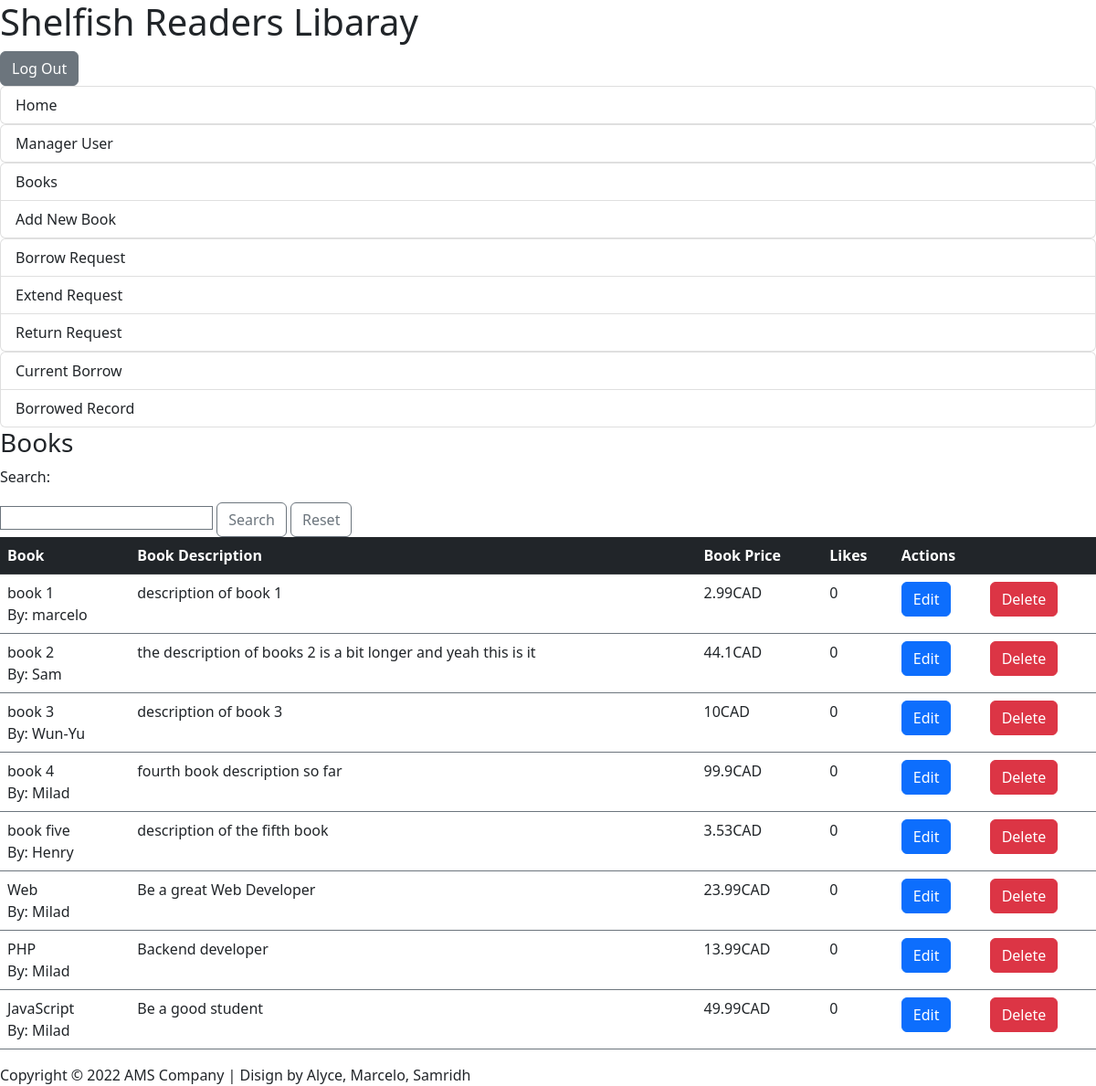
The page /panelAdmin/pages/books (signed in) on the database its author committed.
### tables this page shows
CREATE TABLE `books_tb` (
  `b_id` tinyint(11) NOT NULL,
  `b_title` varchar(50) NOT NULL,
  `b_author` varchar(50) NOT NULL,
  `b_price` float NOT NULL,
  `b_description` varchar(200) NOT NULL,
  `b_keywords` varchar(100) NOT NULL,
  `b_likes` int(10) NOT NULL
);

### panelAdmin/index.php (called while the page is built, shortened)
<?php
    include './websettings/routing.php';
    include './masterpages/header.php';
    include $pageCompo;
    include './masterpages/footer.php';
?>

### panelAdmin/pages/books.php (the view, shortened to what this page needs)
<section class="main_content">
    <article class="books_body">
        <h3>Books</h3>
        <form class='search' method='POST' action='<?php echo parse_url($_SERVER['REQUEST_URI'],PHP_URL_PATH);?>'>
            <p>Search: </p>
            <input type="search" class="border border-secondary search_bar" name="search" required/>
            <input type="submit" class="btn btn-outline-secondary" name="submit" value='Search' />
            <a type="button" class="btn btn-outline-secondary" href="<?php echo parse_url($_SERVER['REQUEST_URI'],PHP_URL_PATH);?>">Reset</a>
        </form>
        <?php
            $dbConection = new mysqli($dbServername,$dbUsername,$dbPass,$dbname);
            if(isset($_POST['submit'])){
                $search = mysqli_real_escape_string($dbConection,$_POST['search']);
                $selectCmd = "SELECT * FROM books_tb WHERE b_id LIKE '%$search%' OR b_title LIKE '%$search%' OR b_author LIKE '%$search%' OR b_keywords LIKE '%$search%'";
                $result=mysqli_query($dbConection,$selectCmd);
                if(mysqli_num_rows($result)>0){
                    echo "<table class='table'><thead><tr class='table-dark'><th>Book</th><th>Book Description</th><th>Book Price</th><th>Likes</th><th colspan=2 >Actions</th></tr></thead><tbody>";
                    while($row=mysqli_fetch_assoc($result)){
                        echo "<tr class='border-secondary'><td>".$row['b_title']."</br>By: ".$row['b_author']."</td>";
                        echo "<td>".$row['b_description']."</td>";
                        echo "<td>".$row['b_price']."CAD</td>";
                        echo "<td>".$row['b_likes']."</td>";
                        echo "<td><a class='btn btn-primary' href='".parse_url($_SERVER['REQUEST_URI'],PHP_URL_PATH)."?id=".$row['b_id']."&action=edit'>Edit</a></td>";
                        echo "<td><a class='btn btn-danger' href='".parse_url($_SERVER['REQUEST_URI'],PHP_URL_PATH)."?id=".$row['b_id']."&action=del'>Delete</a></td></tr>";
                    }
                echo "</tbody></table>";
                }else{
                echo "No book found";
                }
            }
            else{
                $selectCmd = "SELECT * FROM books_tb";
                $result=mysqli_query($dbConection,$selectCmd);
                if(mysqli_num_rows($result)>0){
                    echo "<table class='table'><thead><tr class='table-dark'><th>Book</th><th>Book Description</th><th>Book Price</th><th>Likes</th><th colspan=2 >Actions</th></tr></thead><tbody>";
                    while($row=mysqli_fetch_assoc($result)){
                        echo "<tr class='border-secondary'><td>".$row['b_title']."</br>By: ".$row['b_author']."</td>";
                        echo "<td>".$row['b_description']."</td>";
                        echo "<td>".$row['b_price']."CAD</td>";
                        echo "<td>".$row['b_likes']."</td>";
                        echo "<td><a class='btn btn-primary' href='".parse_url($_SERVER['REQUEST_URI'],PHP_URL_PATH)."?id=".$row['b_id']."&action=edit'>Edit</a></td>";
                        echo "<td><a class='btn btn-danger' href='".parse_url($_SERVER['REQUEST_URI'],PHP_URL_PATH)."?id=".$row['b_id']."&action=del'>Delete</a></td></tr>";
                    }
                    echo "</tbody></table>";
                }
            }
        ?>
    </article>
</section>

### panelAdmin/masterPages/header.php (shortened to what this page needs)
<!DOCTYPE html>
<html lang="en">
<head>
    <link rel="stylesheet" href="./css/style.css">
    <link href="https://cdn.jsdelivr.net/npm/bootstrap@5.2.0/dist/css/bootstrap.min.css" rel="stylesheet">
</head>
<body>
    <header>
        <div>
            <h1>Shelfish Readers Libaray</h1>
            <a class="btn btn-secondary" href="../">Log Out</a>
        </div>
    </header>
    <main>
        <section class="navigation">
            <nav class="navi">
                <div class="list-group">
                    <a class="list-group-item list-group-item-action" href="./">Home</a>
                </div>
                <div class="list-group">
                    <a class="list-group-item list-group-item-action" href="./manager">Manager User</a>
                </div>
                <div class="list-group">
                    <a class="list-group-item list-group-item-action" href="./books">Books</a>
                    <a class="list-group-item list-group-item-action" href="./addbook">Add New Book</a>
                </div>
                <div class="list-group">
                    <a class="list-group-item list-group-item-action" href="./reqbrw">Borrow Request</a>
                    <a class="list-group-item list-group-item-action" href="./reqextend">Extend Request</a>
                    <a class="list-group-item list-group-item-action" href="./reqreturn">Return Request</a>
                </div>
                <div class="list-group">
                    <a class="list-group-item list-group-item-action" href="./curbrw">Current Borrow</a>
                    <a class="list-group-item list-group-item-action" href="./brwrec">Borrowed Record</a>
                </div>
            </nav>
        </section>

### panelAdmin/masterPages/footer.php
    </main>
    <footer>
        <span>Copyright &copy; 2022 AMS Company | Disign by Alyce, Marcelo, Samridh</span>
    </footer>
</body>
</html>

### css/style.css (style rules this page uses)
* { padding: 0%; margin: 0%; }

### rows shown on the page
books_tb: b_title "book 1", b_author "marcelo", b_description "description of book 1", b_price "2.99", b_likes "0"
books_tb: b_title "book 2", b_author "Sam", b_description "the description of books 2 is a bit longer and yeah this is it", b_price "44.1", b_likes "0"
books_tb: b_title "book 3", b_author "Wun-Yu", b_description "description of book 3", b_price "10", b_likes "0"
books_tb: b_title "book 4", b_author "Milad", b_description "fourth book description so far", b_price "99.9", b_likes "0"
books_tb: b_title "book five", b_author "Henry", b_description "description of the fifth book", b_price "3.53", b_likes "0"
books_tb: b_title "Web", b_author "Milad", b_description "Be a great Web Developer", b_price "23.99", b_likes "0"
books_tb: b_title "PHP", b_author "Milad", b_description "Backend developer", b_price "13.99", b_likes "0"
books_tb: b_title "JavaScript", b_author "Milad", b_description "Be a good student", b_price "49.99", b_likes "0"
